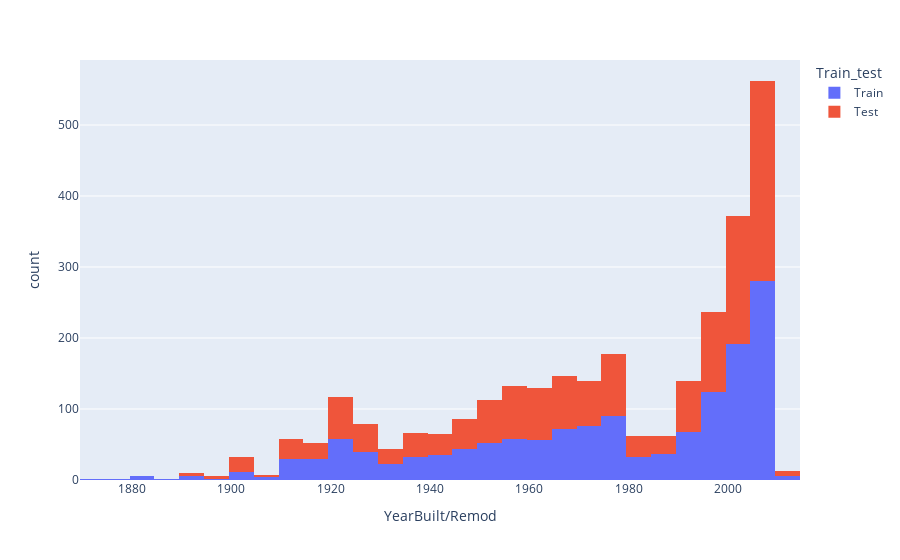

Here is the notebook cell this chart was saved with:
### Code cell
px.histogram(df, x="YearBuilt/Remod", color="Train_test")

### Figure 1 — Plotly figure (JSON) as saved in the notebook; plotly's stock layout.template omitted (floating-point values rounded to 4 significant figures; data arrays with more than 128 entries replaced by an {"elided": "..."} marker saying what was removed)
{"data": [{"alignmentgroup": "True", "bingroup": "x", "hovertemplate": "Train_test=Train<br>YearBuilt/Remod=%{x}<br>count=%{y}<extra></extra>", "legendgroup": "Train", "marker": {"color": "#636efa", "pattern": {"shape": ""}}, "name": "Train", "offsetgroup": "Train", "orientation": "v", "showlegend": true, "type": "histogram", "x": {"elided": "1459 int values"}, "xaxis": "x", "yaxis": "y"}, {"alignmentgroup": "True", "bingroup": "x", "hovertemplate": "Train_test=Test<br>YearBuilt/Remod=%{x}<br>count=%{y}<extra></extra>", "legendgroup": "Test", "marker": {"color": "#EF553B", "pattern": {"shape": ""}}, "name": "Test", "offsetgroup": "Test", "orientation": "v", "showlegend": true, "type": "histogram", "x": {"elided": "1459 int values"}, "xaxis": "x", "yaxis": "y"}], "layout": {"barmode": "relative", "legend": {"title": {"text": "Train_test"}, "tracegroupgap": 0}, "margin": {"t": 60}, "xaxis": {"anchor": "y", "domain": [0, 1], "title": {"text": "YearBuilt/Remod"}}, "yaxis": {"anchor": "x", "domain": [0, 1], "title": {"text": "count"}}}}
